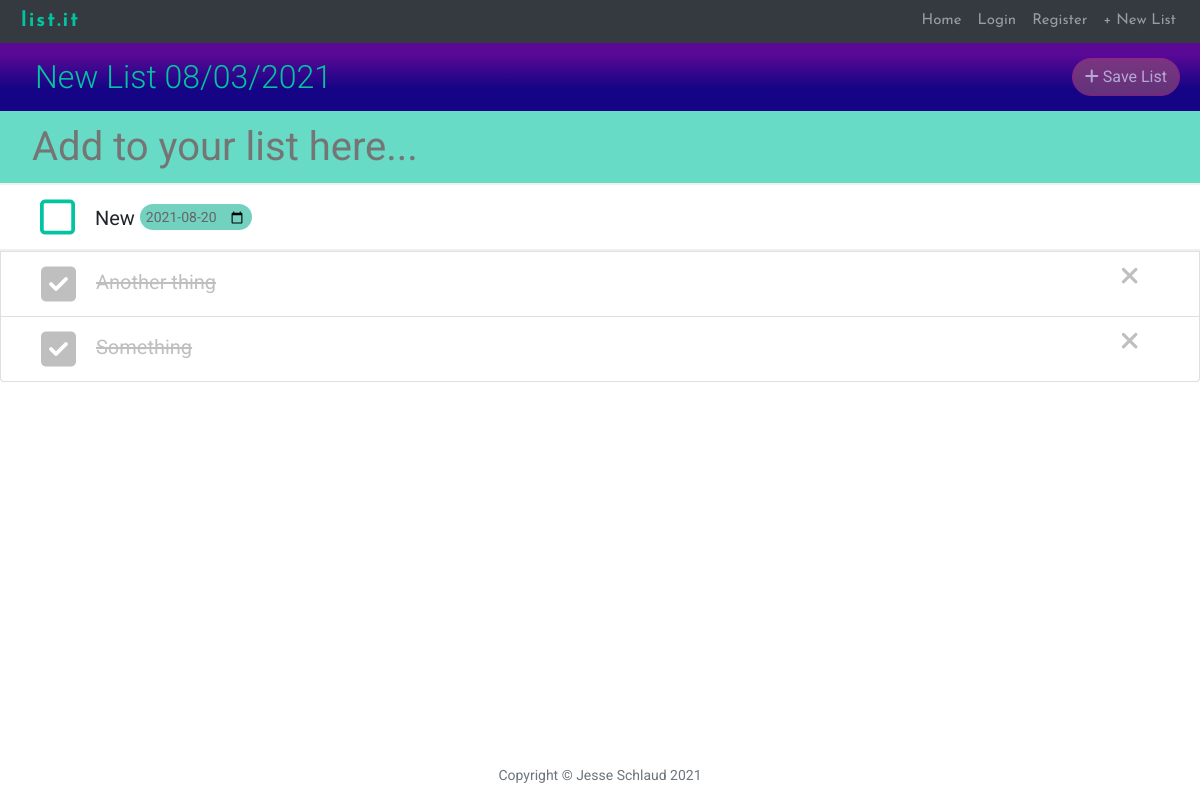
Page /AZ6SnegKb8 on the committed database.
### main.py (models this page shows)
class List(db.Model):
    __tablename__ = "lists"
    id = db.Column(db.Integer, primary_key=True)
    url_key = db.Column(db.String(250), nullable=False, unique=True)
    name = db.Column(db.String(250), nullable=False)
    items = relationship("ListItem", back_populates="parent_list")
    user = relationship("User", back_populates="lists")
    user_id = db.Column(db.Integer, db.ForeignKey("users.id"))

class ListItem(db.Model):
    __tablename__ = "items"
    id = db.Column(db.Integer, primary_key=True)
    name = db.Column(db.String(250), nullable=False)
    due_date = db.Column(db.String(250), nullable=True)
    complete = db.Column(db.Boolean)
    star = db.Column(db.Boolean)
    parent_list = relationship("List", back_populates="items")
    list_id = db.Column(db.Integer, db.ForeignKey("lists.id"))

### main.py (the view)
@app.route("/<url_key>", methods=["GET", "POST"])
def home(url_key):
    list = List.query.filter_by(url_key=url_key).first()
    return render_template("newindex.html", list=list, url_key=url_key)

### main.py (called while the page is built)
@app.context_processor
def inject_now():
    return {'current_year': datetime.date.today().strftime("%Y"),
            'current_date': datetime.date.today().strftime("%Y-%m-%d")}

### templates/newindex.html (shortened to what this page needs)
{% include 'header.html' %}
<div id="listDisplay">
    <div class="item-align">
        <div id="listName" class="item-align">
            <form action="{{ url_for('new_name', url_key=list.url_key) }}" method="post">
                <h2 data-editable class="lnameh2">{{list.name}}</h2>
            </form>
        </div>
        <div align="right">
            {% if list.user_id %}
            {% elif not current_user.is_authenticated: %}
            <span class="d-inline-block" data-toggle="popover" data-trigger="hover"
                  data-content="Please login or register to save.">
                <a class="btn btn-primary disabled list-save" href="{{ url_for('save_list', url_key=list.url_key) }}">
                    <i class="fas fa-plus"></i> Save List
                </a>
            </span>
            {% endif %}
        </div>
    </div>
</div>
<div id="newItem">
    <form name="itemform" action="{{ url_for('new_item', url_key=list.url_key) }}" method="post">
        <input class="no_border" placeholder="Add to your list here..." name="item" maxlength="40">
    </form>
</div>
<ul class="list-group" id="listItems">
    {% for item in list.items: %}
    {% if not item.complete and not item.star: %}
    <form action="{{ url_for('new_date', id=item.id, url_key=list.url_key) }}" class="date-form" method="post" autocomplete="off" id="dateForm">
        <li class="list-group-item">
            <div class="item-align">
                <div>
                    <a href="{{ url_for('complete', url_key=list.url_key, id=item.id)}}">
                            <span class="change-check">
                            <i class="far fa-square check"></i>
                            </span>
                    </a>
                    <div class="name-date">
                        <p class="item-name">{{ item.name }}</p>
                                {% if not item.due_date %}
                            <div class="date-border">
                                <p>No due date</p>
                                <input class="no_border" id="dueDate{{ item.id }}" name="due_date"
                                       placeholder="No due date" type="date" onchange="this.form.submit()"/>
                            </div>
                                {% else: %}
                            <div class="date-border">
                                <p>{{ item.due_date }}</p>
                            </div>
                                {% endif %}
                        </div>
                </div>
            </div>
        </li>
    </form>
    {% endif %}
    {% endfor %}
    {% for item in list.items: %}
    {% if item.complete: %}
    <li class="list-group-item completed">
        <div class="item-align">
            <div>
                <a href="{{ url_for('complete', url_key=list.url_key, id=item.id)}}">
                    <i class="fas fa-check-square check"></i>
                </a>
                <span class="name-date">
                        {{ item.name }}
                    </span>
            </div>
            <div align="right">
                <div class="delete-mark-completed" data-toggle="popover" data-trigger="hover" data-content="Delete item"
                     data-placement="bottom">
                    <a href="{{ url_for('delete_item', url_key=list.url_key, id=item.id) }}">
                        <i class="fas fa-times fa-lg"></i>
                    </a>
                </div>
            </div>
        </div>
    </li>
    {% endif %}
    {% endfor %}
</ul>
</div>
{% include 'footer.html' %}

### static/css/newstyle.css (style rules this page uses)
html, body { margin:0; padding:0; }
body { font-size: 20px; color: #212529; font-family: 'Roboto', sans-serif; }
p { line-height: 1.5; margin: 30px 0; }
h1, h2, h3, h4, h5, h6 { font-weight: 300; }
#listDisplay { color: white; position: relative; background: rgb(105,48,195); background: rgb(21,4,133); background: linear-gradient(0deg, rgba(21,4,133,1) 33%, rgba(89,9,149,1) 83%); padding: 15px 20px; }
#listDisplay form { margin-bottom:0; padding-left: 15px; }
#listDisplay h2 { margin-bottom:0; }
#newItem { padding-top: 10px; position: relative; padding: 5px 20px; background-color: rgba(3,196,161,0.60); }
#newItem input { border-top-style: hidden; border-right-style: hidden; border-left-style: hidden; border-bottom-style: hidden; background-color: transparent; width: 100% }
@media only screen and (min-width: 651px) { #newItem input { font-size: 40px; } }
#newItem form { padding-left: 10px; margin: 0; }
#listItems { margin-bottom: 80px; }
#listItems a, a:hover, a:focus, a:active { text-decoration: none; color: inherit; }
#listItems i { vertical-align: middle; }
.list-group-item { padding: .75rem 2.5rem; }
#listItems form { margin: 0; }
.item-name { display: inline; }
.name-date { margin-left: 15px; display: inline; }
.name-date p { display: inline-block; margin-top: 2px; margin-bottom: 0px; white-space: nowrap; text-overflow: ellipsis; overflow: hidden; max-width: 35ch; vertical-align: middle; }
.date-border { display: inline; border-radius: 20px; background-color: #73d1c0; color: #666666; padding: 5px 6px; font-size: .7em; height: 25px }
.date-border p { position: absolute; background-color: #73d1c0; z-index: 2; margin-top: 10px; }
.change-check { color: #03C4A1; }
.completed { color: #bfbfbf; }
.completed .name-date { text-decoration: line-through; }
.item-align { display: flex; justify-content: space-between; }
.date-form .list-group-item { border-style: solid none; border-color: #f0f0f0; border-width: 2px; }
.delete-mark-completed { color:#bfbfbf; display: inline-block; vertical-align: middle; margin-top: 12px; margin-right: 20px; }
.login label, h2 { color: #03C4A1; }
.btn-primary { color: #C62A88; background: transparent; border-color: #C62A88; border-radius: 20px; }
.btn-primary.disabled, .btn-primary:disabled { color: white; background-color: #914d76; border-color: #C62A88; }
@media only screen and (min-width: 651px) { .check { font-size: 2em; } }
@media only screen and (min-width: 651px) { .name-date { font-size: 1em; } }
@media only screen and (min-width: 651px) { .list-save { display: inline-block; } }

### rows in the picture
List: name "New List 08/03/2021"
ListItem: name "New", due_date "2021-08-20"
ListItem: name "Another thing"
ListItem: name "Something"
